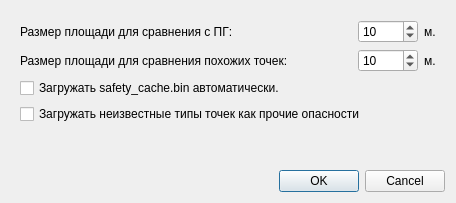
<?xml version="1.0" encoding="UTF-8"?>
<ui version="4.0">
 <class>ConfigDialog</class>
 <widget class="QDialog" name="ConfigDialog">
  <property name="geometry">
   <rect>
    <x>0</x>
    <y>0</y>
    <width>456</width>
    <height>203</height>
   </rect>
  </property>
  <property name="windowTitle">
   <string>Настройки</string>
  </property>
  <layout class="QVBoxLayout" name="verticalLayout">
   <item>
    <widget class="QWidget" name="widget" native="true">
     <layout class="QVBoxLayout" name="verticalLayout_2">
      <item>
       <layout class="QHBoxLayout" name="horizontalLayout">
        <item>
         <widget class="QLabel" name="label">
          <property name="text">
           <string>Размер площади для сравнения c ПГ: </string>
          </property>
         </widget>
        </item>
        <item>
         <spacer name="horizontalSpacer">
          <property name="orientation">
           <enum>Qt::Horizontal</enum>
          </property>
          <property name="sizeHint" stdset="0">
           <size>
            <width>40</width>
            <height>20</height>
           </size>
          </property>
         </spacer>
        </item>
        <item>
         <widget class="QSpinBox" name="spinBox_SC_BoxSize">
          <property name="minimumSize">
           <size>
            <width>60</width>
            <height>0</height>
           </size>
          </property>
          <property name="maximum">
           <number>999</number>
          </property>
          <property name="value">
           <number>10</number>
          </property>
         </widget>
        </item>
        <item>
         <widget class="QLabel" name="label_2">
          <property name="text">
           <string>м.</string>
          </property>
         </widget>
        </item>
       </layout>
      </item>
      <item>
       <layout class="QHBoxLayout" name="horizontalLayout_2">
        <item>
         <widget class="QLabel" name="label_3">
          <property name="text">
           <string>Размер площади для сравнения похожих точек: </string>
          </property>
         </widget>
        </item>
        <item>
         <spacer name="horizontalSpacer_2">
          <property name="orientation">
           <enum>Qt::Horizontal</enum>
          </property>
          <property name="sizeHint" stdset="0">
           <size>
            <width>40</width>
            <height>20</height>
           </size>
          </property>
         </spacer>
        </item>
        <item>
         <widget class="QSpinBox" name="spinBox_Int_BoxSize">
          <property name="minimumSize">
           <size>
            <width>60</width>
            <height>0</height>
           </size>
          </property>
          <property name="maximum">
           <number>999</number>
          </property>
          <property name="value">
           <number>10</number>
          </property>
         </widget>
        </item>
        <item>
         <widget class="QLabel" name="label_4">
          <property name="text">
           <string>м.</string>
          </property>
         </widget>
        </item>
       </layout>
      </item>
      <item>
       <widget class="QCheckBox" name="checkBox_scByAuto">
        <property name="whatsThis">
         <string>&lt;html&gt;&lt;head/&gt;&lt;body&gt;&lt;p&gt;Загружать системные точки из safety_cache.bin, если он найден рядом с mapcam.txt&lt;/p&gt;&lt;/body&gt;&lt;/html&gt;</string>
        </property>
        <property name="text">
         <string>Загружать safety_cache.bin автоматически.</string>
        </property>
       </widget>
      </item>
      <item>
       <widget class="QCheckBox" name="checkBox_UnkAsOthers">
        <property name="text">
         <string>Загружать неизвестные типы точек как прочие опасности</string>
        </property>
       </widget>
      </item>
      <item>
       <spacer name="verticalSpacer">
        <property name="orientation">
         <enum>Qt::Vertical</enum>
        </property>
        <property name="sizeHint" stdset="0">
         <size>
          <width>20</width>
          <height>67</height>
         </size>
        </property>
       </spacer>
      </item>
     </layout>
    </widget>
   </item>
   <item>
    <widget class="QDialogButtonBox" name="buttonBox">
     <property name="orientation">
      <enum>Qt::Horizontal</enum>
     </property>
     <property name="standardButtons">
      <set>QDialogButtonBox::Cancel|QDialogButtonBox::Ok</set>
     </property>
    </widget>
   </item>
  </layout>
 </widget>
 <tabstops>
  <tabstop>spinBox_SC_BoxSize</tabstop>
  <tabstop>checkBox_scByAuto</tabstop>
  <tabstop>buttonBox</tabstop>
 </tabstops>
 <resources/>
 <connections>
  <connection>
   <sender>buttonBox</sender>
   <signal>accepted()</signal>
   <receiver>ConfigDialog</receiver>
   <slot>accept()</slot>
   <hints>
    <hint type="sourcelabel">
     <x>257</x>
     <y>193</y>
    </hint>
    <hint type="destinationlabel">
     <x>157</x>
     <y>274</y>
    </hint>
   </hints>
  </connection>
  <connection>
   <sender>buttonBox</sender>
   <signal>rejected()</signal>
   <receiver>ConfigDialog</receiver>
   <slot>reject()</slot>
   <hints>
    <hint type="sourcelabel">
     <x>325</x>
     <y>193</y>
    </hint>
    <hint type="destinationlabel">
     <x>286</x>
     <y>274</y>
    </hint>
   </hints>
  </connection>
 </connections>
</ui>
